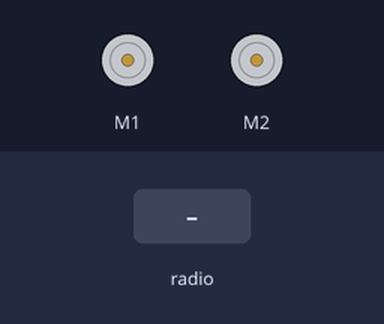
Simulated run of this program. Board: BBC micro:bit (MakeCode). Parts: 2 × DC motor (green arrow = forward, orange = backward, longer = faster). Inputs (shaded band) come from the test bench.

Above: at 1.2 s.
1.3 s: radio message "forward=0" arrives
At 2.3 s:
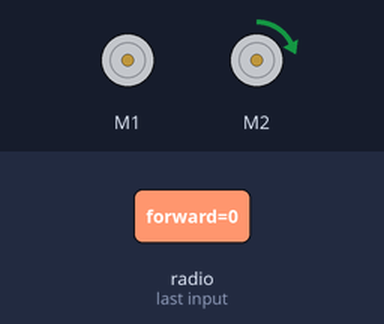
2.8 s: radio message "forward=100" arrives
At 3.5 s:
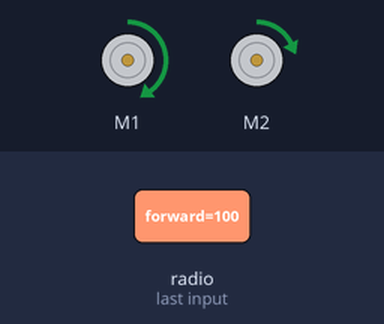
4.3 s: radio message "backward=100" arrives
At 4.6 s:
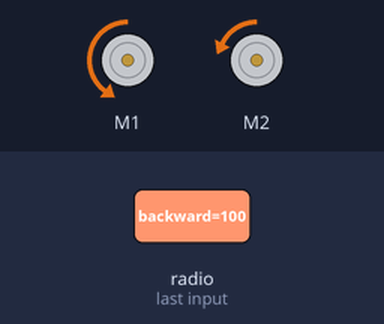
Timing chart, 0 to 7.3 s (numbered marks = the images above; inputs shaded):
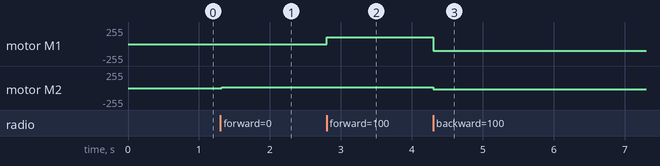

Measured:
- after the input at 1.3 s, motor M2: stopped → forward 15/255 at once
- after the input at 2.8 s, motor M1: stopped → forward 100/255 at once
- after the input at 4.3 s, motor M1: forward 100/255 → backward 100/255 at once; motor M2: forward 15/255 → backward 15/255 at once

The program:

main.ts
```typescript
radio.onReceivedValue(function (name, value) {
    if (name == "forward") {
        if (value >= 0) {
            maqueen.motorRun(maqueen.Motors.M1, maqueen.Dir.CW, value)
            maqueen.motorRun(maqueen.Motors.M2, maqueen.Dir.CW, 15)
        } else {
            maqueen.motorRun(maqueen.Motors.M1, maqueen.Dir.CW, 15)
            maqueen.motorRun(maqueen.Motors.M2, maqueen.Dir.CW, value)
        }
    } else if (name == "backward") {
        if (value >= 0) {
            maqueen.motorRun(maqueen.Motors.M1, maqueen.Dir.CCW, value)
            maqueen.motorRun(maqueen.Motors.M2, maqueen.Dir.CCW, 15)
        } else {
            maqueen.motorRun(maqueen.Motors.M1, maqueen.Dir.CCW, 15)
            maqueen.motorRun(maqueen.Motors.M2, maqueen.Dir.CCW, value)
        }
    } else {
        maqueen.motorStop(maqueen.Motors.All)
    }
})
radio.setGroup(1)
```

test.ts
```typescript
// 테스트는 여기로 이동합니다; 이 패키지가 확장으로 사용될 때 컴파일되지 않을 것 입니다.
```
